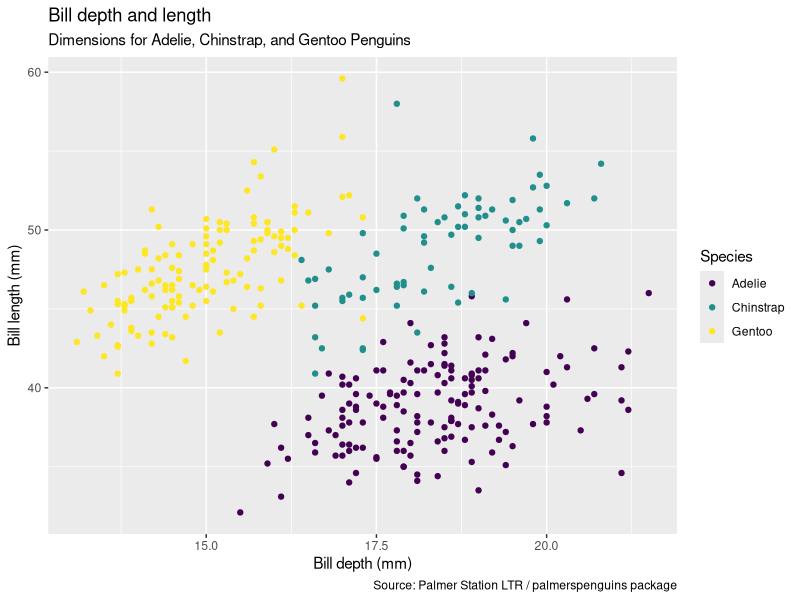
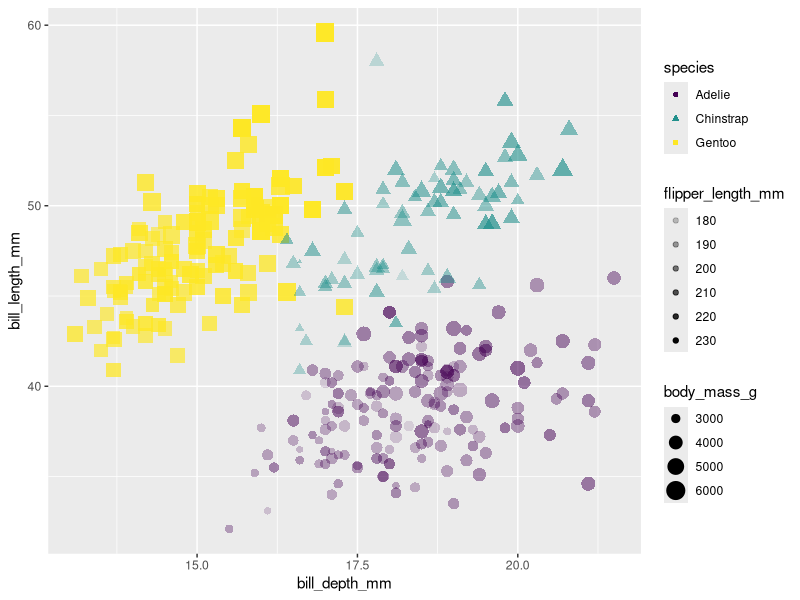
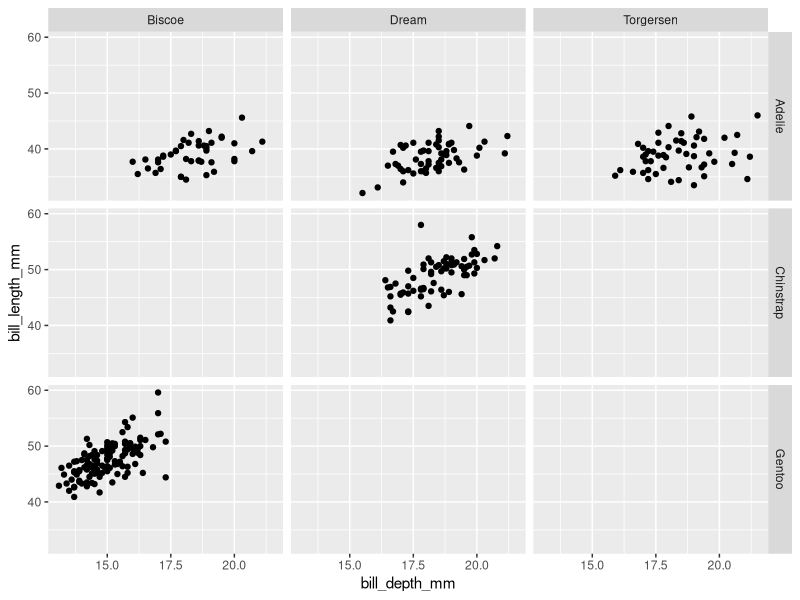

Write the R code that produced these figures, in order.
## ---- chunk 1
library(tidyverse)
library(palmerpenguins)
## ---- chunk 2
glimpse(penguins)
## ---- chunk 3
ggplot(data = penguins, 
       mapping = aes(x = bill_depth_mm, y = bill_length_mm,
                     colour = species)) +
  geom_point() +
  labs(title = "Bill depth and length",
       subtitle = "Dimensions for Adelie, Chinstrap, and Gentoo Penguins",
       x = "Bill depth (mm)", y = "Bill length (mm)",
       colour = "Species", caption = "Source: Palmer Station LTR / palmerspenguins package") + scale_colour_viridis_d()
## ---- chunk 4
ggplot(penguins,
       aes(x = bill_depth_mm, 
           y = bill_length_mm,
           colour = species,
           shape = species,
           size = body_mass_g,
           alpha = flipper_length_mm)) +
  geom_point() +
  scale_colour_viridis_d()
## ---- chunk 5
ggplot(penguins, aes(x = bill_depth_mm, y = bill_length_mm)) + 
  geom_point() +
  facet_grid(species ~ island)
